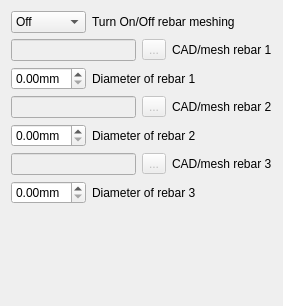
        <widget class="QWidget" name="Page3_cone">
         <layout class="QGridLayout" name="gridLayout_4">
          <item row="0" column="0">
           <layout class="QHBoxLayout" name="horizontalLayout_11">
            <item>
             <widget class="QComboBox" name="comboBox_4">
              <property name="sizePolicy">
               <sizepolicy hsizetype="Fixed" vsizetype="Fixed">
                <horstretch>0</horstretch>
                <verstretch>0</verstretch>
               </sizepolicy>
              </property>
              <property name="minimumSize">
               <size>
                <width>75</width>
                <height>0</height>
               </size>
              </property>
              <property name="maximumSize">
               <size>
                <width>75</width>
                <height>16777215</height>
               </size>
              </property>
              <item>
               <property name="text">
                <string>Off</string>
               </property>
              </item>
              <item>
               <property name="text">
                <string>On</string>
               </property>
              </item>
             </widget>
            </item>
            <item>
             <widget class="QLabel" name="textLabel2_11">
              <property name="text">
               <string>Turn On/Off rebar meshing</string>
              </property>
             </widget>
            </item>
           </layout>
          </item>
          <item row="1" column="0">
           <layout class="QHBoxLayout" name="horizontalLayout_12">
            <item>
             <widget class="QLineEdit" name="le_working_dir_2">
              <property name="enabled">
               <bool>false</bool>
              </property>
              <property name="minimumSize">
               <size>
                <width>125</width>
                <height>0</height>
               </size>
              </property>
              <property name="maximumSize">
               <size>
                <width>125</width>
                <height>16777215</height>
               </size>
              </property>
              <property name="readOnly">
               <bool>true</bool>
              </property>
             </widget>
            </item>
            <item>
             <widget class="QToolButton" name="readFileButton_2">
              <property name="enabled">
               <bool>false</bool>
              </property>
              <property name="text">
               <string notr="true">...</string>
              </property>
             </widget>
            </item>
            <item>
             <widget class="QLabel" name="textLabel2_15">
              <property name="text">
               <string>CAD/mesh rebar 1</string>
              </property>
             </widget>
            </item>
           </layout>
          </item>
          <item row="2" column="0">
           <layout class="QHBoxLayout" name="horizontalLayout_13">
            <item>
             <widget class="QDoubleSpinBox" name="doubleSpinBox_9">
              <property name="sizePolicy">
               <sizepolicy hsizetype="Fixed" vsizetype="Fixed">
                <horstretch>0</horstretch>
                <verstretch>0</verstretch>
               </sizepolicy>
              </property>
              <property name="minimumSize">
               <size>
                <width>75</width>
                <height>20</height>
               </size>
              </property>
              <property name="maximumSize">
               <size>
                <width>75</width>
                <height>16777215</height>
               </size>
              </property>
              <property name="suffix">
               <string>mm</string>
              </property>
              <property name="maximum">
               <double>999999.000000000000000</double>
              </property>
             </widget>
            </item>
            <item>
             <widget class="QLabel" name="textLabel2_12">
              <property name="text">
               <string>Diameter of rebar 1</string>
              </property>
             </widget>
            </item>
           </layout>
          </item>
          <item row="3" column="0">
           <layout class="QHBoxLayout" name="horizontalLayout_14">
            <item>
             <widget class="QLineEdit" name="le_working_dir_3">
              <property name="enabled">
               <bool>false</bool>
              </property>
              <property name="minimumSize">
               <size>
                <width>125</width>
                <height>0</height>
               </size>
              </property>
              <property name="maximumSize">
               <size>
                <width>125</width>
                <height>16777215</height>
               </size>
              </property>
              <property name="readOnly">
               <bool>true</bool>
              </property>
             </widget>
            </item>
            <item>
             <widget class="QToolButton" name="readFileButton_3">
              <property name="enabled">
               <bool>false</bool>
              </property>
              <property name="text">
               <string notr="true">...</string>
              </property>
             </widget>
            </item>
            <item>
             <widget class="QLabel" name="textLabel2_16">
              <property name="text">
               <string>CAD/mesh rebar 2</string>
              </property>
             </widget>
            </item>
           </layout>
          </item>
          <item row="4" column="0">
           <layout class="QHBoxLayout" name="horizontalLayout_15">
            <item>
             <widget class="QDoubleSpinBox" name="doubleSpinBox_10">
              <property name="sizePolicy">
               <sizepolicy hsizetype="Fixed" vsizetype="Fixed">
                <horstretch>0</horstretch>
                <verstretch>0</verstretch>
               </sizepolicy>
              </property>
              <property name="minimumSize">
               <size>
                <width>75</width>
                <height>20</height>
               </size>
              </property>
              <property name="maximumSize">
               <size>
                <width>75</width>
                <height>16777215</height>
               </size>
              </property>
              <property name="suffix">
               <string>mm</string>
              </property>
              <property name="maximum">
               <double>999999.000000000000000</double>
              </property>
             </widget>
            </item>
            <item>
             <widget class="QLabel" name="textLabel2_13">
              <property name="text">
               <string>Diameter of rebar 2</string>
              </property>
             </widget>
            </item>
           </layout>
          </item>
          <item row="5" column="0">
           <layout class="QHBoxLayout" name="horizontalLayout_16">
            <item>
             <widget class="QLineEdit" name="le_working_dir_4">
              <property name="enabled">
               <bool>false</bool>
              </property>
              <property name="minimumSize">
               <size>
                <width>125</width>
                <height>0</height>
               </size>
              </property>
              <property name="maximumSize">
               <size>
                <width>125</width>
                <height>16777215</height>
               </size>
              </property>
              <property name="readOnly">
               <bool>true</bool>
              </property>
             </widget>
            </item>
            <item>
             <widget class="QToolButton" name="readFileButton_4">
              <property name="enabled">
               <bool>false</bool>
              </property>
              <property name="text">
               <string notr="true">...</string>
              </property>
             </widget>
            </item>
            <item>
             <widget class="QLabel" name="textLabel2_17">
              <property name="text">
               <string>CAD/mesh rebar 3</string>
              </property>
             </widget>
            </item>
           </layout>
          </item>
          <item row="6" column="0">
           <layout class="QHBoxLayout" name="horizontalLayout_17">
            <item>
             <widget class="QDoubleSpinBox" name="doubleSpinBox_11">
              <property name="sizePolicy">
               <sizepolicy hsizetype="Fixed" vsizetype="Fixed">
                <horstretch>0</horstretch>
                <verstretch>0</verstretch>
               </sizepolicy>
              </property>
              <property name="minimumSize">
               <size>
                <width>75</width>
                <height>20</height>
               </size>
              </property>
              <property name="maximumSize">
               <size>
                <width>75</width>
                <height>16777215</height>
               </size>
              </property>
              <property name="suffix">
               <string>mm</string>
              </property>
              <property name="maximum">
               <double>999999.000000000000000</double>
              </property>
             </widget>
            </item>
            <item>
             <widget class="QLabel" name="textLabel2_14">
              <property name="text">
               <string>Diameter of rebar 3</string>
              </property>
             </widget>
            </item>
           </layout>
          </item>
          <item row="7" column="0">
           <spacer>
            <property name="orientation">
             <enum>Qt::Vertical</enum>
            </property>
            <property name="sizeType">
             <enum>QSizePolicy::Expanding</enum>
            </property>
            <property name="sizeHint" stdset="0">
             <size>
              <width>31</width>
              <height>91</height>
             </size>
            </property>
           </spacer>
          </item>
         </layout>
        </widget>
